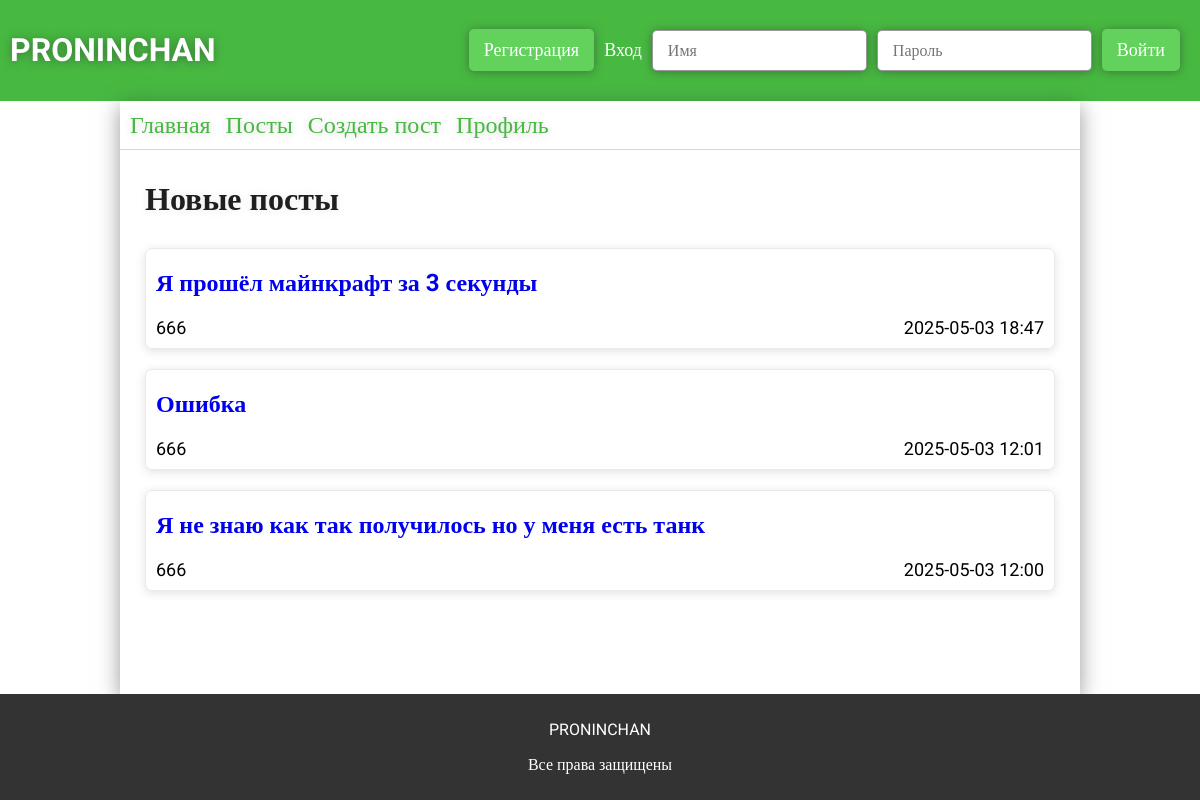
Before: / with the older database file.
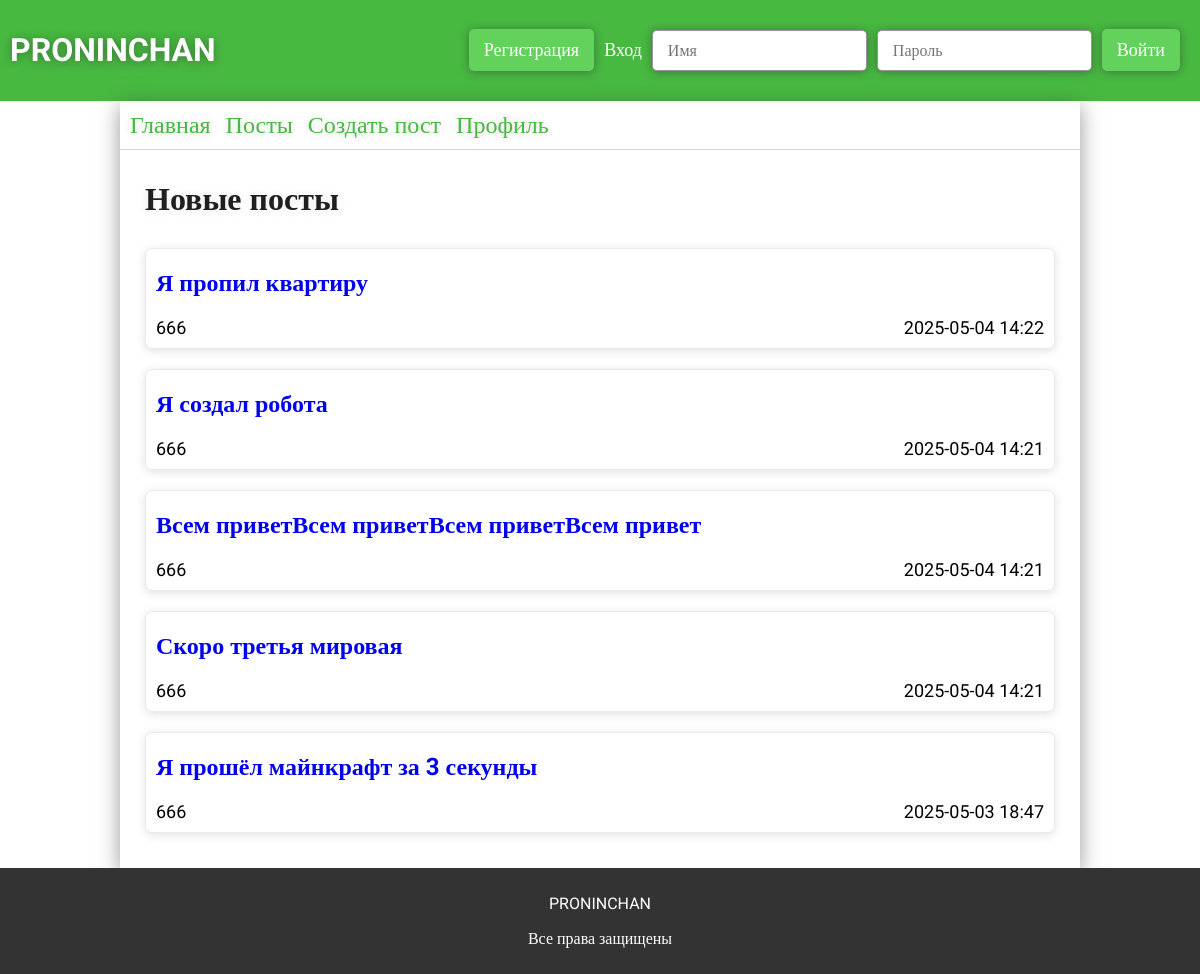
After: the same page with the newer database file.
### app.py (models this page shows)
class ForumPosts(db.Model):
    __tablename__ = 'forum_posts'
    id = db.Column(db.Integer, primary_key=True)
    user_id = db.Column(db.Integer, db.ForeignKey('users.id'), nullable=False)
    theme = db.Column(db.String(124), nullable=False)
    text = db.Column(db.Text, nullable=False)
    section_id = db.Column(db.Integer, db.ForeignKey('forum_sections.id'), nullable=False)
    category_id = db.Column(db.Integer, db.ForeignKey('forum_categories.id'), nullable=False)
    created_at = db.Column(db.DateTime, default=datetime.now)
    user = db.relationship("Users", backref="posts")
    sections = db.relationship("ForumSections")
    categories = db.relationship("ForumCategory")

class Users(db.Model):
    __tablename__ = 'users'
    id = db.Column(db.Integer, primary_key=True)
    username = db.Column(db.String(32), unique=True, nullable=False)
    photo = db.Column(db.BLOB)
    email = db.Column(db.String(64), unique=True, nullable=False)
    password = db.Column(db.String(30), nullable=False)
    access = db.Column(db.String(64), nullable=False, default='user')

### app.py (the view)
@app.route('/')
def main():
    new_posts = ForumPosts.query.order_by(ForumPosts.created_at.desc()).limit(5).all()
    return render_template('main.html', new_posts = new_posts)

### templates/main.html
{% extends 'base.html' %}
{% block main %}
<link rel="stylesheet" href="{{ url_for('static', filename='css/main.css') }}">
    <div class="container">
        <h3>Новые посты</h3>
        {% for post in new_posts %}
            <div class="post" data-section-id="{{post.sections.id}}" data-category-id="{{post.categories.id}}">
                <a href="{{url_for('post', post=post.id)}}" class="post-theme">{{post.theme}}</a>
                <div>
                    <p>{{post.user.username}}</p>
                    <p>{{post.created_at.strftime('%Y-%m-%d %H:%M')}}</p>
                </div>
            </div>
        {% endfor %}
    </div>
{% endblock %}

Changed rows visible on the page:
no longer on this page (row unchanged): ForumPosts: theme "Ошибка", user.username "666", created_at "2025-05-03 12:01"
no longer on this page (row unchanged): ForumPosts: theme "Я не знаю как так получилось но у меня есть танк", user.username "666", created_at "2025-05-03 12:00"
added ForumPosts: theme "Я пропил квартиру", user.username "666", created_at "2025-05-04 14:22"
added ForumPosts: theme "Я создал робота", user.username "666", created_at "2025-05-04 14:21"
added ForumPosts: theme "Всем приветВсем приветВсем приветВсем привет", user.username "666", created_at "2025-05-04 14:21"
added ForumPosts: theme "Скоро третья мировая", user.username "666", created_at "2025-05-04 14:21"
